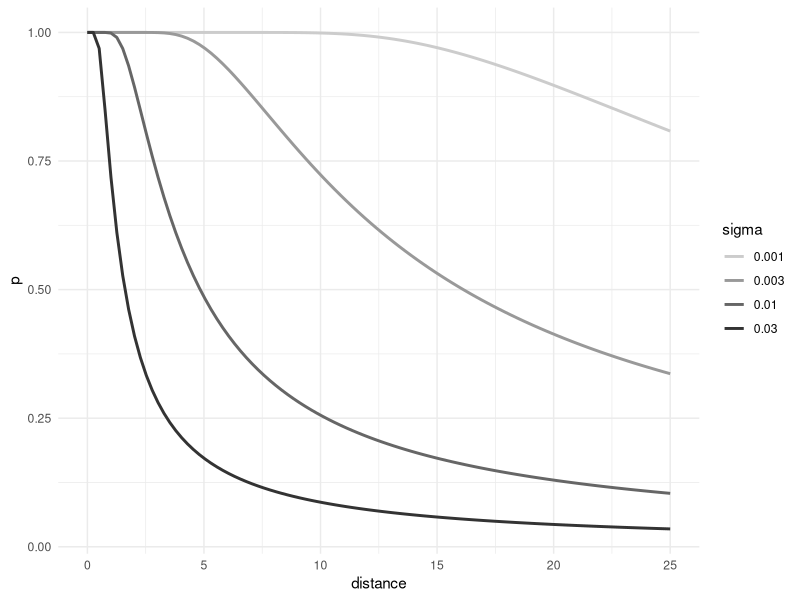

Write the R code that produced this figure.
# libraries --------------------------------------------------------------------
library(ggplot2)
library(tidyverse)

# helper function for plotting putting success in relation to sigma angle ------
# distances
precision <- 100
distances <- seq(from=0, to=25, length.out=precision)

# sigmas
sigmas <- c(0.001, 0.003, 0.01, 0.03)

# angle thresholds
r <- 2.135 / 100
R <- 5.398 / 100
threshold_angle <- asin((R-r) / distances)

# first one is NaN, lets fix it
threshold_angle[1] <- pi

# data frame
df <- data.frame(distance=numeric(), sigma=numeric(), p=numeric())

# probabilities
for (s in sigmas) {
  # calculate probs
  p <- 2 * pnorm(threshold_angle / s, 0, 1) - 1
  
  # append
  df <- df %>% add_row(distance=distances, sigma=s, p=p)
}

# change sigma to factor
df$sigma <- as.factor(df$sigma)

# plot
ggplot(data = df, aes(x=distance, y=p, group=sigma, color=sigma)) +
  geom_line(size=1) +
  scale_discrete_manual("color", values = c("grey80", "grey60", "grey40", "grey20")) +
  theme_minimal()
